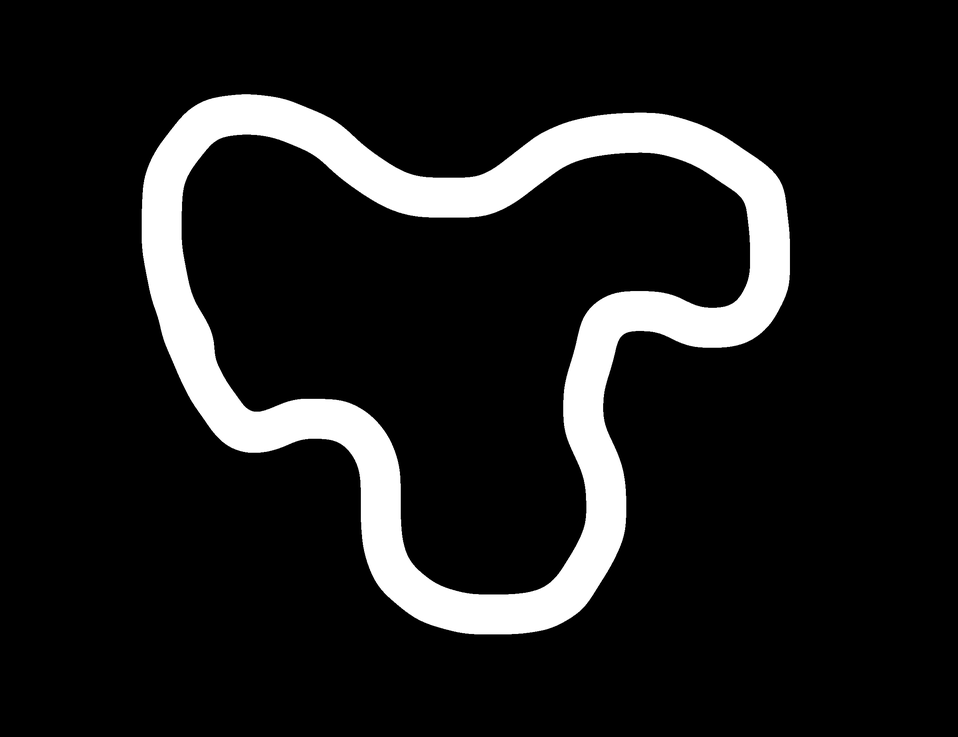
#> input picture microROS_ece_pl/image.png, 958 x 737 px, shrunk from 2400 x 1846 before the run
$ python smooth_corridor_image.py
#> lines starting #> are read from the running program, lines starting #| are printed output that depends on the picture; after the words box and inside, x2 and y2 are one past the last pixel; in counts of white or black regions, pixels touching at a corner belong together
from PIL import Image
import numpy as np
from scipy.ndimage import binary_erosion, binary_dilation

# Charge image existante
img = Image.open('image.png').convert('L')
arr = np.array(img)

# Binarise (noir corridor, blanc ailleurs)
corridor = arr < 128
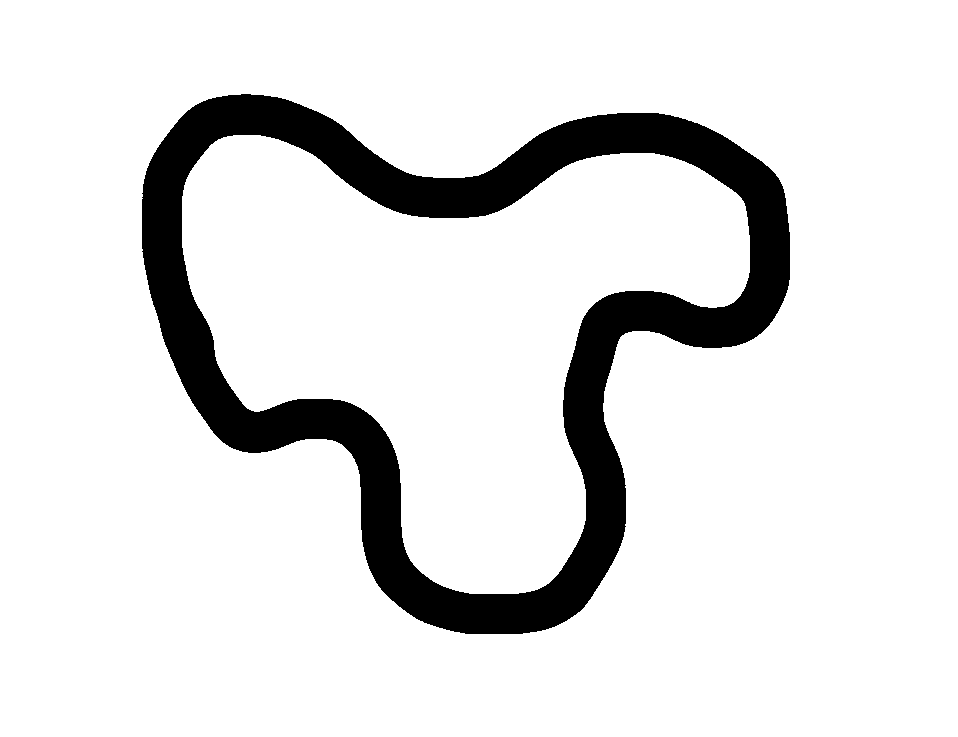
#> corridor: shape (737, 958) bool; 88.6% white; 1 black region, box (x1, y1, x2, y2) and area: (142, 94, 790, 634) 80579

# Applique une dilation puis une érosion pour arrondir les bords
corridor_smoothed = binary_dilation(corridor, structure=np.ones((7,7)))
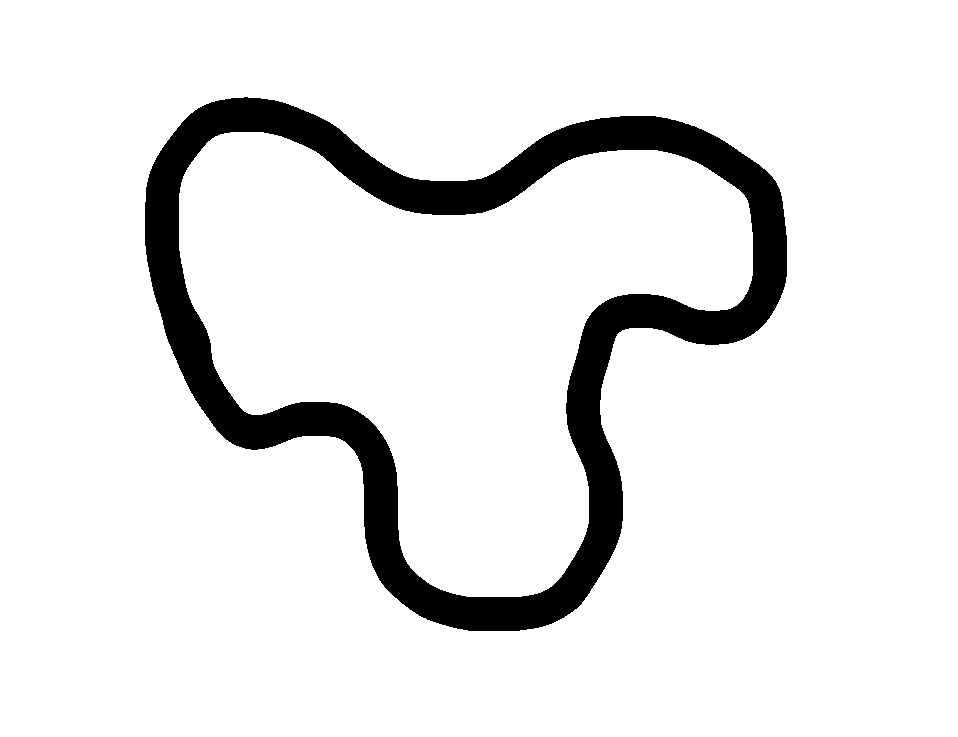
#> corridor_smoothed: shape (737, 958) bool; 90.7% white; 1 black region, box (x1, y1, x2, y2) and area: (145, 97, 787, 631) 65862
corridor_smoothed = binary_erosion(corridor_smoothed, structure=np.ones((7,7)))
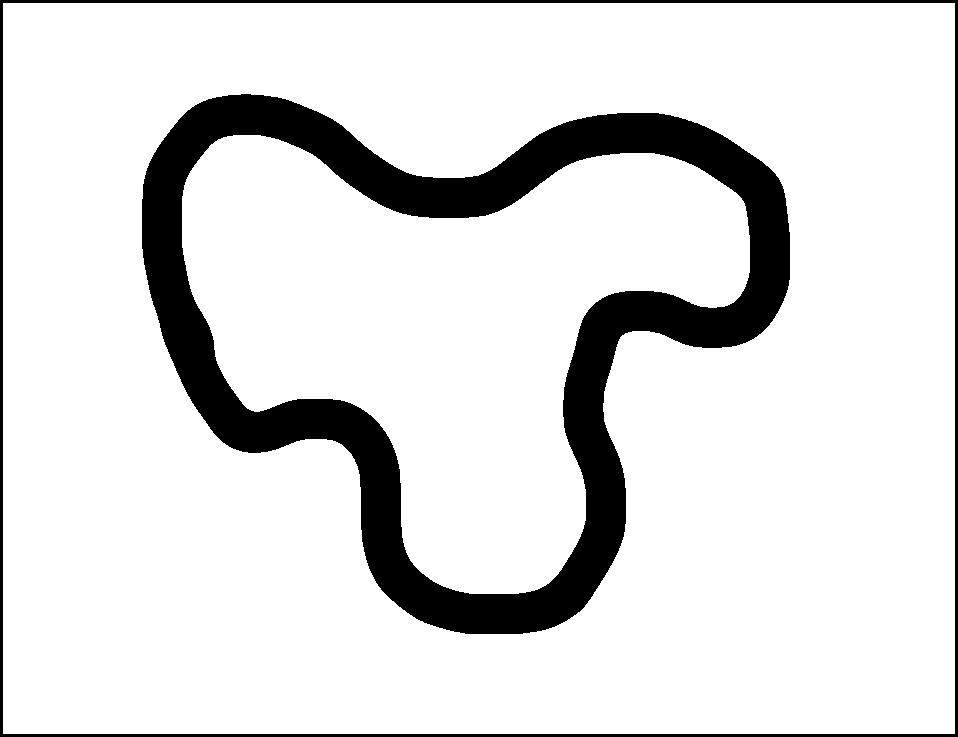
#> corridor_smoothed: shape (737, 958) bool; 87.2% white; 2 black regions, box (x1, y1, x2, y2) and area: (142, 94, 790, 634) 80574, (0, 0, 958, 737) 10134

# Recrée image
arr_out = np.where(corridor_smoothed, 0, 255).astype(np.uint8)
img_out = Image.fromarray(arr_out, mode='L')
img_out.save('image.png')
print('image.png corridor arrondi et lissé.')
